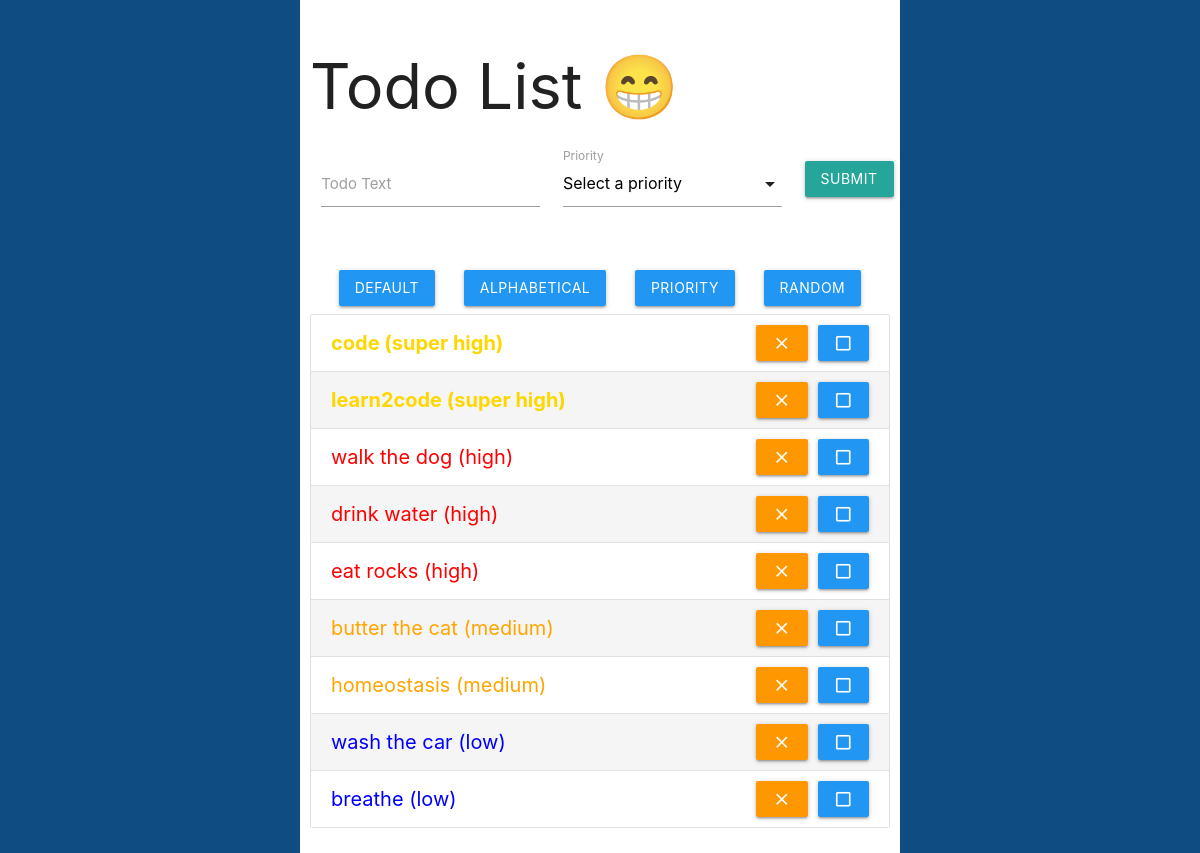
The page / on the database its author committed.
### todoapp/models.py (models this page shows, shortened)
class TodoItem(models.Model):
    text = models.CharField(max_length=500)
    priority = models.ForeignKey(TodoItemPriority, on_delete=models.PROTECT, related_name='todo_items')
    created_date = models.DateTimeField(auto_now_add=True)
    completed_date = models.DateTimeField(null=True, blank=True)

class TodoItemPriority(models.Model):
    name = models.CharField(max_length=50)
    order = models.IntegerField()
    def get_class_name(self):
        return self.name.lower().replace(' ', '_')

### todoapp/views.py (the view)
# urls.py: path('', views.index, name='index'),
def index(request):
    emoji = random.choice(['😀', '😁', '😴'])
    todo_items = TodoItem.objects.filter(completed_date__isnull=True)
    order = request.GET.get('order', 'priority')
    if order == 'alphabetical':
        todo_items = todo_items.order_by('text')
    elif order == 'priority':
        todo_items = todo_items.order_by('-priority__order')
    elif order == 'random':
        todo_items = list(todo_items.all())
        random.shuffle(todo_items)
    else:
        todo_items = todo_items.all()
    completed_items = TodoItem.objects.filter(completed_date__isnull=False)
    todo_priorities = TodoItemPriority.objects.order_by('-order')
    context = {
        'title': 'Todo List ' + emoji,
        'error': '',
        'todo_items': todo_items,
        'completed_items': completed_items,
        'todo_priorities': todo_priorities,
    }
    return render(request, 'todoapp/index.html', context)

### todoapp/templates/todoapp/index.html (shortened to what this page needs)
<!DOCTYPE html>
<html lang="en" dir="ltr">
  <head>
    <link rel="stylesheet" href="https://cdnjs.cloudflare.com/ajax/libs/materialize/1.0.0/css/materialize.min.css">
  </head>
  <body>
    <main>
      <h1>{{ title }}</h1>
      <div class="row">
        <form class="col s12" action="{% url 'todoapp:savetodo' %}" method="post">
          <div class="row">
            <div class="input-field col s12 m5">
              <input id="todo_text" type="text" name="todo_text" class="validate" required/>
              <label for="todo_text">Todo Text</label>
            </div>
            <div class="input-field col s12 m5">
              <label for="todo_priority_id">Priority</label>
            </div>
            <div class="input-field col s12 m2">
              <button type="submit" class="btn">submit</button>
            </div>
          </div>
        </form>
      </div>
      <div class="sorting_bts">
        <a href="?order=default" class="btn blue">default</a>
        <a href="?order=alphabetical" class="btn blue">alphabetical</a>
        <a href="?order=priority" class="btn blue">priority</a>
        <a href="?order=random" class="btn blue">random</a>
      </div>
      <ul class="collection">
        {% for todo_item in todo_items %}
        <li class="collection-item {{ todo_item.priority.get_class_name }}">
          <span>{{todo_item.text}} ({{todo_item.priority.name}})</span>
          <div class="btns">
            <a href="{% url 'todoapp:deletetodo' todo_item.id %}" class="btn orange"><i class="material-icons">clear</i></a>
            <form action="{% url 'todoapp:completetodo' %}" method="post">
              <button type="submit" class="btn blue"><i class="material-icons">check_box_outline_blank</i></button>
            </form>
          </div>
        </li>
        {% endfor %}
      </ul>
    </main>
  </body>
</html>

### todoapp/templates/todoapp/index.html (style rules this page uses)
.super_high { color:gold; font-weight:bold; }
.high { color:red; }
.medium { color:orange; }
.low { color:blue; }
main { max-width:600px; margin: 0 auto; padding:10px; }
.sorting_bts { display:flex; flex-direction:row; justify-content:space-evenly; }
.collection-item { display:flex; flex-direction:row; justify-content:space-between; align-items:center; font-size:20px; }
.collection-item .btns { display:flex; flex-direction:row; }
.collection-item .btns > * { margin-left:10px; }
.collection-item:nth-child(even) { background-color:whitesmoke; }
body { background-color: #0F4C81; }
main { background-color:white; min-height:100vh; }

### rows shown on the page
TodoItem: text "code", priority.name "super high"
TodoItem: text "learn2code", priority.name "super high"
TodoItem: text "walk the dog", priority.name "high"
TodoItem: text "drink water", priority.name "high"
TodoItem: text "eat rocks", priority.name "high"
TodoItem: text "butter the cat", priority.name "medium"
TodoItem: text "homeostasis", priority.name "medium"
TodoItem: text "wash the car", priority.name "low"
TodoItem: text "breathe", priority.name "low"
